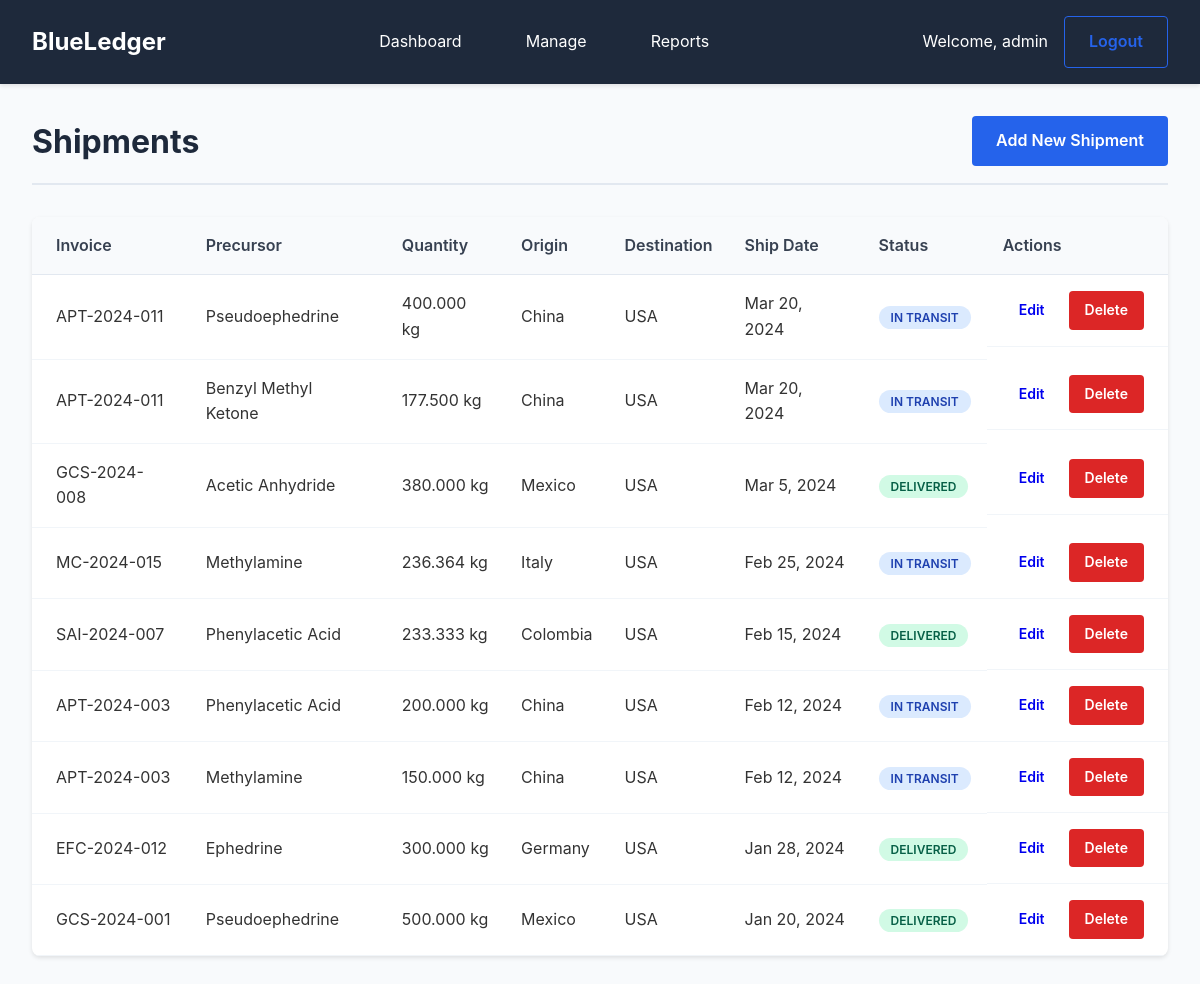
Page /shipments/index.php (signed in) on the committed database.
### tables this page shows
CREATE TABLE shipments (
    id INT AUTO_INCREMENT PRIMARY KEY,
    invoice_id INT,
    precursor_type_id INT,
    quantity DECIMAL(10,3) NOT NULL,
    unit VARCHAR(20) DEFAULT 'kg',
    unit_price DECIMAL(10,2) NOT NULL,
    origin_country VARCHAR(50),
    destination_country VARCHAR(50),
    shipment_date DATE,
    delivery_date DATE,
    tracking_number VARCHAR(100),
    created_at TIMESTAMP DEFAULT CURRENT_TIMESTAMP,
    FOREIGN KEY (invoice_id) REFERENCES invoices(id) ON DELETE CASCADE,
    FOREIGN KEY (precursor_type_id) REFERENCES precursor_types(id) ON DELETE SET NULL
);

CREATE TABLE invoices (
    id INT AUTO_INCREMENT PRIMARY KEY,
    vendor_id INT,
    invoice_number VARCHAR(50) NOT NULL,
    invoice_date DATE NOT NULL,
    total_amount DECIMAL(15,2) NOT NULL,
    currency VARCHAR(3) DEFAULT 'USD',
    status ENUM('pending', 'paid', 'overdue') DEFAULT 'pending',
    notes TEXT,
    created_at TIMESTAMP DEFAULT CURRENT_TIMESTAMP,
    FOREIGN KEY (vendor_id) REFERENCES vendors(id) ON DELETE SET NULL
);

CREATE TABLE precursor_types (
    id INT AUTO_INCREMENT PRIMARY KEY,
    name VARCHAR(100) NOT NULL,
    chemical_formula VARCHAR(50),
    controlled_substance BOOLEAN DEFAULT FALSE,
    notes TEXT,
    created_at TIMESTAMP DEFAULT CURRENT_TIMESTAMP
);

### includes/functions.php (called while the page is built, shortened)
<?php
function formatDate($date) {
    return date('M j, Y', strtotime($date));
}
function sanitizeOutput($string) {
    return htmlspecialchars($string, ENT_QUOTES, 'UTF-8');
}
?>

### public/shipments/index.php (the view, shortened to what this page needs)
<?php
require_once '../../includes/functions.php';
$db = (new Database())->getConnection();
$stmt = $db->query("
    SELECT s.*, i.invoice_number, pt.name as precursor_name, v.name as vendor_name
    FROM shipments s
    LEFT JOIN invoices i ON s.invoice_id = i.id
    LEFT JOIN precursor_types pt ON s.precursor_type_id = pt.id
    LEFT JOIN vendors v ON i.vendor_id = v.id
    ORDER BY s.shipment_date DESC
");
$shipments = $stmt->fetchAll(PDO::FETCH_ASSOC);
?>
<!DOCTYPE html>
<html lang="en">
<head>
    <link href="../assets/css/style.css" rel="stylesheet">
</head>
<body>
    <?php include '../includes/header.php'; ?>
    <div class="container">
        <div class="page-header">
            <h1>Shipments</h1>
            <a href="add.php" class="btn btn-primary">Add New Shipment</a>
        </div>
        <div class="table-container">
            <table class="data-table">
                <thead>
                    <tr>
                        <th>Invoice</th>
                        <th>Precursor</th>
                        <th>Quantity</th>
                        <th>Origin</th>
                        <th>Destination</th>
                        <th>Ship Date</th>
                        <th>Status</th>
                        <th>Actions</th>
                    </tr>
                </thead>
                <tbody>
                    <?php foreach ($shipments as $shipment): ?>
                        <tr>
                            <td><?php echo sanitizeOutput($shipment['invoice_number']); ?></td>
                            <td><?php echo sanitizeOutput($shipment['precursor_name']); ?></td>
                            <td><?php echo number_format($shipment['quantity'], 3) . ' ' . $shipment['unit']; ?></td>
                            <td><?php echo sanitizeOutput($shipment['origin_country']); ?></td>
                            <td><?php echo sanitizeOutput($shipment['destination_country']); ?></td>
                            <td><?php echo formatDate($shipment['shipment_date']); ?></td>
                            <td>
                                <?php if ($shipment['delivery_date']): ?>
                                    <span class="status status-delivered">Delivered</span>
                                <?php else: ?>
                                    <span class="status status-transit">In Transit</span>
                                <?php endif; ?>
                            </td>
                            <td class="actions">
                                <a href="edit.php?id=<?php echo $shipment['id']; ?>" class="btn btn-sm">Edit</a>
                                <a href="delete.php?id=<?php echo $shipment['id']; ?>" class="btn btn-sm btn-danger" onclick="return confirm('Are you sure?')">Delete</a>
                            </td>
                        </tr>
                    <?php endforeach; ?>
                </tbody>
            </table>
        </div>
    </div>
</body>
</html>

### public/assets/css/style.css (style rules this page uses)
* { margin: 0; padding: 0; box-sizing: border-box; }
body { font-family: -apple-system, BlinkMacSystemFont, 'Segoe UI', system-ui, sans-serif; line-height: 1.6; color: #333; background-color: #f8fafc; }
.container { max-width: 1200px; margin: 2rem auto; padding: 0 2rem; }
.page-header { display: flex; justify-content: space-between; align-items: center; margin-bottom: 2rem; padding-bottom: 1rem; border-bottom: 2px solid #e2e8f0; }
.page-header h1 { color: #1e293b; font-size: 2rem; }
.table-container { background: white; border-radius: 8px; overflow: hidden; box-shadow: 0 2px 4px rgba(0,0,0,0.1); }
.data-table { width: 100%; border-collapse: collapse; }
.data-table th { background: #f8fafc; padding: 1rem; text-align: left; font-weight: 600; color: #374151; border-bottom: 1px solid #e2e8f0; }
.data-table td { padding: 1rem; border-bottom: 1px solid #f1f5f9; }
.actions { display: flex; gap: 0.5rem; }
.btn { display: inline-block; padding: 0.75rem 1.5rem; border: none; border-radius: 4px; text-decoration: none; font-size: 1rem; font-weight: 600; cursor: pointer; transition: all 0.2s; text-align: center; }
.btn-primary { background: #2563eb; color: white; }
.btn-danger { background: #dc2626; color: white; }
.btn-sm { padding: 0.5rem 1rem; font-size: 0.875rem; }
.status { padding: 0.25rem 0.75rem; border-radius: 9999px; font-size: 0.75rem; font-weight: 600; text-transform: uppercase; }
.status-delivered { background: #d1fae5; color: #065f46; }
.status-transit { background: #dbeafe; color: #1e40af; }
.data-table th:first-child, .data-table td:first-child { padding-left: 1.5rem; }
.data-table th:last-child, .data-table td:last-child { padding-right: 1.5rem; }

### rows in the picture
shipments: invoice.invoice_number "APT-2024-011", precursor_type.name "Pseudoephedrine", quantity "400.000", unit "kg", origin_country "China", destination_country "USA", shipment_date "Mar 20, 2024", shows "IN TRANSIT"
shipments: invoice.invoice_number "APT-2024-011", precursor_type.name "Benzyl Methyl Ketone", quantity "177.500", unit "kg", origin_country "China", destination_country "USA", shipment_date "Mar 20, 2024", shows "IN TRANSIT"
shipments: invoice.invoice_number "GCS-2024-008", precursor_type.name "Acetic Anhydride", quantity "380.000", unit "kg", origin_country "Mexico", destination_country "USA", shipment_date "Mar 5, 2024", delivery_date "DELIVERED"
shipments: invoice.invoice_number "MC-2024-015", precursor_type.name "Methylamine", quantity "236.364", unit "kg", origin_country "Italy", destination_country "USA", shipment_date "Feb 25, 2024", shows "IN TRANSIT"
shipments: invoice.invoice_number "SAI-2024-007", precursor_type.name "Phenylacetic Acid", quantity "233.333", unit "kg", origin_country "Colombia", destination_country "USA", shipment_date "Feb 15, 2024", delivery_date "DELIVERED"
shipments: invoice.invoice_number "APT-2024-003", precursor_type.name "Phenylacetic Acid", quantity "200.000", unit "kg", origin_country "China", destination_country "USA", shipment_date "Feb 12, 2024", shows "IN TRANSIT"
shipments: invoice.invoice_number "APT-2024-003", precursor_type.name "Methylamine", quantity "150.000", unit "kg", origin_country "China", destination_country "USA", shipment_date "Feb 12, 2024", shows "IN TRANSIT"
shipments: invoice.invoice_number "EFC-2024-012", precursor_type.name "Ephedrine", quantity "300.000", unit "kg", origin_country "Germany", destination_country "USA", shipment_date "Jan 28, 2024", delivery_date "DELIVERED"
shipments: invoice.invoice_number "GCS-2024-001", precursor_type.name "Pseudoephedrine", quantity "500.000", unit "kg", origin_country "Mexico", destination_country "USA", shipment_date "Jan 20, 2024", delivery_date "DELIVERED"

### other values in the picture
SITE_NAME "BlueLedger"
sanitizeOutput($_SESSION['username']) "admin"
